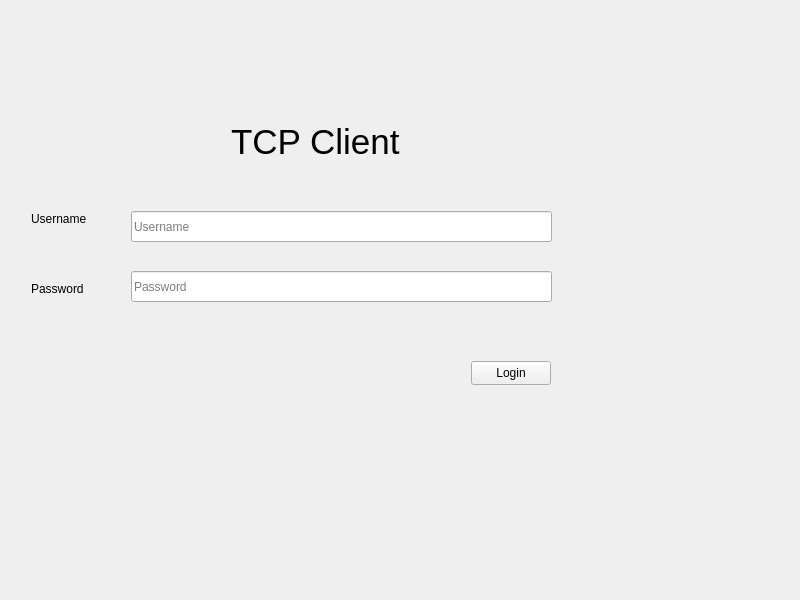
<?xml version="1.0" encoding="UTF-8"?>
<ui version="4.0">
 <class>Widget</class>
 <widget class="QWidget" name="Widget">
  <property name="geometry">
   <rect>
    <x>0</x>
    <y>0</y>
    <width>800</width>
    <height>600</height>
   </rect>
  </property>
  <property name="windowTitle">
   <string>TCP Client and Server</string>
  </property>
  <layout class="QVBoxLayout" name="verticalLayout">
   <item>
    <widget class="QStackedWidget" name="stackedWidget">
     <widget class="QWidget" name="loginPage">
      <widget class="QLineEdit" name="usernameInput">
       <property name="geometry">
        <rect>
         <x>120</x>
         <y>200</y>
         <width>421</width>
         <height>31</height>
        </rect>
       </property>
       <property name="placeholderText">
        <string>Username</string>
       </property>
      </widget>
      <widget class="QLineEdit" name="passwordInput">
       <property name="geometry">
        <rect>
         <x>120</x>
         <y>260</y>
         <width>421</width>
         <height>31</height>
        </rect>
       </property>
       <property name="echoMode">
        <enum>QLineEdit::Password</enum>
       </property>
       <property name="placeholderText">
        <string>Password</string>
       </property>
      </widget>
      <widget class="QPushButton" name="loginButton">
       <property name="geometry">
        <rect>
         <x>460</x>
         <y>350</y>
         <width>80</width>
         <height>24</height>
        </rect>
       </property>
       <property name="text">
        <string>Login</string>
       </property>
      </widget>
      <widget class="QLabel" name="label">
       <property name="geometry">
        <rect>
         <x>220</x>
         <y>90</y>
         <width>301</width>
         <height>81</height>
        </rect>
       </property>
       <property name="font">
        <font>
         <pointsize>26</pointsize>
        </font>
       </property>
       <property name="text">
        <string>TCP Client</string>
       </property>
      </widget>
      <widget class="QLabel" name="label_2">
       <property name="geometry">
        <rect>
         <x>20</x>
         <y>200</y>
         <width>81</width>
         <height>16</height>
        </rect>
       </property>
       <property name="text">
        <string>Username</string>
       </property>
      </widget>
      <widget class="QLabel" name="label_3">
       <property name="geometry">
        <rect>
         <x>20</x>
         <y>270</y>
         <width>91</width>
         <height>16</height>
        </rect>
       </property>
       <property name="text">
        <string>Password</string>
       </property>
      </widget>
     </widget>
     <widget class="QWidget" name="mainPage">
      <widget class="QLabel" name="label_4">
       <property name="geometry">
        <rect>
         <x>160</x>
         <y>20</y>
         <width>101</width>
         <height>41</height>
        </rect>
       </property>
       <property name="font">
        <font>
         <pointsize>12</pointsize>
        </font>
       </property>
       <property name="text">
        <string>Client</string>
       </property>
      </widget>
      <widget class="QLabel" name="label_5">
       <property name="geometry">
        <rect>
         <x>560</x>
         <y>20</y>
         <width>91</width>
         <height>41</height>
        </rect>
       </property>
       <property name="font">
        <font>
         <pointsize>12</pointsize>
        </font>
       </property>
       <property name="text">
        <string>Server</string>
       </property>
      </widget>
      <widget class="QTextEdit" name="clientTextEdit">
       <property name="geometry">
        <rect>
         <x>10</x>
         <y>120</y>
         <width>256</width>
         <height>192</height>
        </rect>
       </property>
      </widget>
      <widget class="QLineEdit" name="clientMessageInput">
       <property name="geometry">
        <rect>
         <x>10</x>
         <y>330</y>
         <width>108</width>
         <height>23</height>
        </rect>
       </property>
       <property name="placeholderText">
        <string>Message</string>
       </property>
      </widget>
      <widget class="QLineEdit" name="portInput">
       <property name="geometry">
        <rect>
         <x>10</x>
         <y>50</y>
         <width>108</width>
         <height>23</height>
        </rect>
       </property>
       <property name="placeholderText">
        <string>Port</string>
       </property>
      </widget>
      <widget class="QPushButton" name="clientConnectButton">
       <property name="geometry">
        <rect>
         <x>10</x>
         <y>80</y>
         <width>141</width>
         <height>24</height>
        </rect>
       </property>
       <property name="text">
        <string>Connect as Client</string>
       </property>
      </widget>
      <widget class="QPushButton" name="clientSendButton">
       <property name="geometry">
        <rect>
         <x>10</x>
         <y>360</y>
         <width>80</width>
         <height>24</height>
        </rect>
       </property>
       <property name="text">
        <string>Send</string>
       </property>
      </widget>
      <widget class="QLineEdit" name="addressInput">
       <property name="geometry">
        <rect>
         <x>10</x>
         <y>20</y>
         <width>108</width>
         <height>23</height>
        </rect>
       </property>
       <property name="placeholderText">
        <string>Server Address</string>
       </property>
      </widget>
      <widget class="QTextEdit" name="serverTextEdit">
       <property name="geometry">
        <rect>
         <x>400</x>
         <y>120</y>
         <width>256</width>
         <height>192</height>
        </rect>
       </property>
      </widget>
      <widget class="QPushButton" name="serverStartButton">
       <property name="geometry">
        <rect>
         <x>400</x>
         <y>90</y>
         <width>80</width>
         <height>24</height>
        </rect>
       </property>
       <property name="text">
        <string>Start Server</string>
       </property>
      </widget>
      <widget class="QPushButton" name="serverSendButton">
       <property name="geometry">
        <rect>
         <x>400</x>
         <y>370</y>
         <width>80</width>
         <height>24</height>
        </rect>
       </property>
       <property name="text">
        <string>Send</string>
       </property>
      </widget>
      <widget class="QLineEdit" name="serverMessageInput">
       <property name="geometry">
        <rect>
         <x>400</x>
         <y>330</y>
         <width>121</width>
         <height>31</height>
        </rect>
       </property>
       <property name="placeholderText">
        <string>Message</string>
       </property>
      </widget>
      <widget class="QLineEdit" name="serverPortInput">
       <property name="geometry">
        <rect>
         <x>400</x>
         <y>40</y>
         <width>108</width>
         <height>23</height>
        </rect>
       </property>
       <property name="placeholderText">
        <string>Server Port</string>
       </property>
      </widget>
     </widget>
    </widget>
   </item>
  </layout>
 </widget>
 <resources/>
 <connections/>
</ui>
